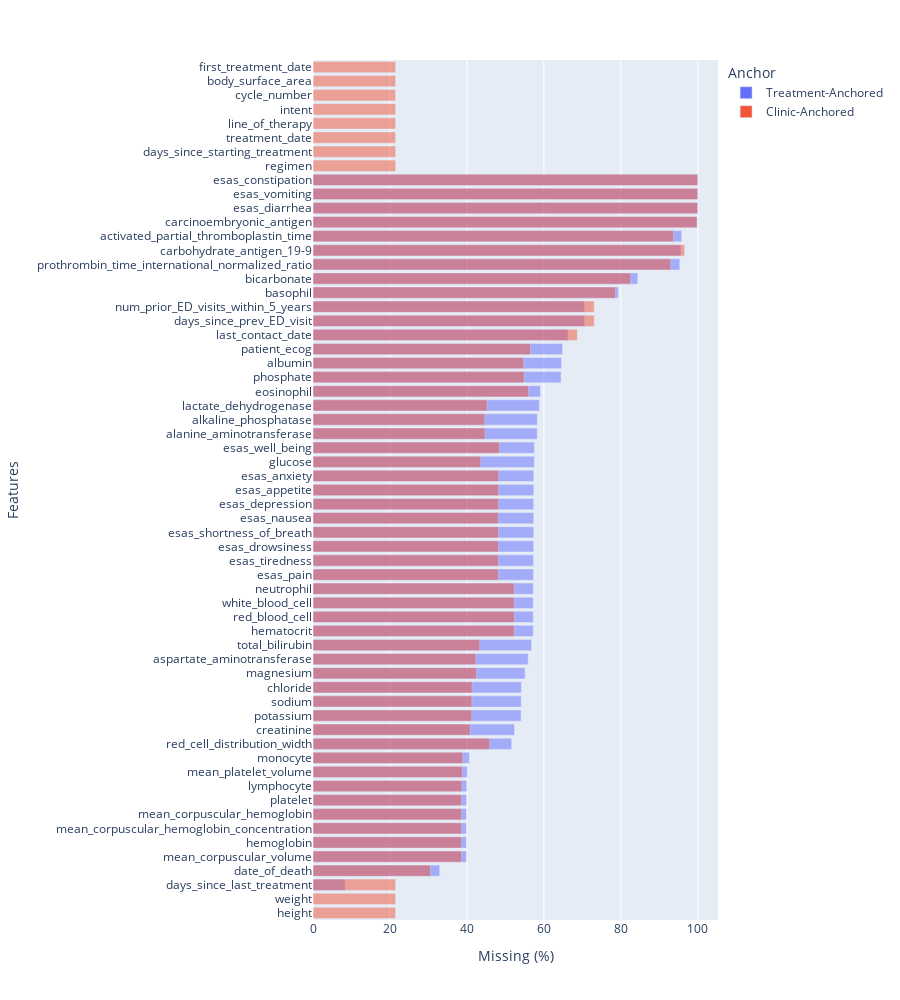

Notebook code for this chart:
### Code cell
# An alternative plot
import plotly.express as px

trt_anchored = pd.read_parquet('./data/processed/treatment_centered_clinical_dataset.parquet.gzip')
clinic_anchored = pd.read_parquet('./data/processed/clinic_centered_feature_dataset.parquet.gzip')
nmissing = pd.concat([get_nmissing(trt_anchored), get_nmissing(clinic_anchored)], keys=['Treatment-Anchored', 'Clinic-Anchored'])
nmissing = nmissing.reset_index(names=['Anchor', 'Features'])
nmissing = nmissing[~nmissing['Features'].isin(DRUG_COLS)]

fig = px.bar(
    nmissing, y='Features', x='Missing (%)', 
    color='Anchor', hover_data=['Missing (N)'], 
    orientation='h', height=1000, barmode='overlay',
    # pattern_shape='Anchor', pattern_shape_sequence=['/', '\\']
)
fig.show()

### Figure 1 — Plotly figure (JSON) as saved in the notebook; plotly's stock layout.template omitted (floating-point values rounded to 4 significant figures)
{"data": [{"alignmentgroup": "True", "customdata": [[12], [12], [9297], [36623], [44349], [44349], [44352], [44371], [44391], [44480], [44648], [45218], [57428], [58228], [60157], [60190], [60235], [61316], [62179], [63184], [63666], [63666], [63666], [63668], [63716], [63744], [63790], [63800], [63805], [63806], [63816], [63818], [63988], [64003], [64818], [64830], [65462], [65743], [71682], [71843], [72141], [73704], [78494], [78494], [88241], [93860], [106011], [106329], [106548], [110979], [111184], [111184], [111184]], "hovertemplate": "Anchor=Treatment-Anchored<br>Missing (%)=%{x}<br>Features=%{y}<br>Missing (N)=%{customdata[0]}<extra></extra>", "legendgroup": "Treatment-Anchored", "marker": {"color": "#636efa", "opacity": 0.5, "pattern": {"shape": ""}}, "name": "Treatment-Anchored", "offsetgroup": "Treatment-Anchored", "orientation": "h", "showlegend": true, "textposition": "auto", "type": "bar", "x": [0.011, 0.011, 8.36, 32.93, 39.88, 39.88, 39.88, 39.9, 39.92, 40.0, 40.15, 40.66, 51.64, 52.36, 54.09, 54.12, 54.16, 55.13, 55.91, 56.81, 57.25, 57.25, 57.25, 57.25, 57.29, 57.32, 57.36, 57.37, 57.37, 57.37, 57.38, 57.38, 57.54, 57.55, 58.28, 58.29, 58.86, 59.12, 64.45, 64.6, 64.87, 66.27, 70.58, 70.58, 79.34, 84.4, 95.32, 95.61, 95.81, 99.79, 99.97, 99.97, 99.97], "xaxis": "x", "y": ["height", "weight", "days_since_last_treatment", "date_of_death", "mean_corpuscular_volume", "hemoglobin", "mean_corpuscular_hemoglobin_concentration", "mean_corpuscular_hemoglobin", "platelet", "lymphocyte", "mean_platelet_volume", "monocyte", "red_cell_distribution_width", "creatinine", "potassium", "sodium", "chloride", "magnesium", "aspartate_aminotransferase", "total_bilirubin", "hematocrit", "red_blood_cell", "white_blood_cell", "neutrophil", "esas_pain", "esas_tiredness", "esas_drowsiness", "esas_shortness_of_breath", "esas_nausea", "esas_depression", "esas_appetite", "esas_anxiety", "glucose", "esas_well_being", "alanine_aminotransferase", "alkaline_phosphatase", "lactate_dehydrogenase", "eosinophil", "phosphate", "albumin", "patient_ecog", "last_contact_date", "days_since_prev_ED_visit", "num_prior_ED_visits_within_5_years", "basophil", "bicarbonate", "prothrombin_time_international_normalized_ratio", "carbohydrate_antigen_19-9", "activated_partial_thromboplastin_time", "carcinoembryonic_antigen", "esas_diarrhea", "esas_vomiting", "esas_constipation"], "yaxis": "y"}, {"alignmentgroup": "True", "customdata": [[8891], [8891], [8891], [8891], [8891], [8891], [8891], [8891], [8891], [8892], [8892], [12634], [15977], [15977], [15977], [15981], [15998], [16015], [16066], [16123], [16898], [17084], [17099], [17124], [17533], [17601], [17941], [18047], [18490], [18515], [18738], [19014], [19944], [19945], [19951], [19967], [19970], [19974], [19981], [19986], [20061], [21660], [21660], [21660], [21660], [22673], [22718], [23184], [23410], [28444], [30268], [30268], [32546], [34187], [38495], [38796], [39998], [41338], [41406], [41406], [41406]], "hovertemplate": "Anchor=Clinic-Anchored<br>Missing (%)=%{x}<br>Features=%{y}<br>Missing (N)=%{customdata[0]}<extra></extra>", "legendgroup": "Clinic-Anchored", "marker": {"color": "#EF553B", "opacity": 0.5, "pattern": {"shape": ""}}, "name": "Clinic-Anchored", "offsetgroup": "Clinic-Anchored", "orientation": "h", "showlegend": true, "textposition": "auto", "type": "bar", "x": [21.47, 21.47, 21.47, 21.47, 21.47, 21.47, 21.47, 21.47, 21.47, 21.47, 21.47, 30.51, 38.58, 38.58, 38.58, 38.59, 38.63, 38.67, 38.8, 38.93, 40.8, 41.25, 41.29, 41.35, 42.34, 42.5, 43.32, 43.58, 44.65, 44.71, 45.25, 45.91, 48.16, 48.16, 48.18, 48.22, 48.22, 48.23, 48.25, 48.26, 48.44, 52.3, 52.3, 52.3, 52.3, 54.75, 54.86, 55.98, 56.53, 68.69, 73.09, 73.09, 78.59, 82.55, 92.96, 93.68, 96.59, 99.82, 99.99, 99.99, 99.99], "xaxis": "x", "y": ["regimen", "days_since_starting_treatment", "treatment_date", "line_of_therapy", "intent", "days_since_last_treatment", "cycle_number", "body_surface_area", "first_treatment_date", "weight", "height", "date_of_death", "mean_corpuscular_volume", "mean_corpuscular_hemoglobin_concentration", "hemoglobin", "mean_corpuscular_hemoglobin", "platelet", "lymphocyte", "mean_platelet_volume", "monocyte", "creatinine", "potassium", "sodium", "chloride", "aspartate_aminotransferase", "magnesium", "total_bilirubin", "glucose", "alkaline_phosphatase", "alanine_aminotransferase", "lactate_dehydrogenase", "red_cell_distribution_width", "esas_tiredness", "esas_pain", "esas_nausea", "esas_drowsiness", "esas_shortness_of_breath", "esas_appetite", "esas_depression", "esas_anxiety", "esas_well_being", "neutrophil", "hematocrit", "white_blood_cell", "red_blood_cell", "albumin", "phosphate", "eosinophil", "patient_ecog", "last_contact_date", "days_since_prev_ED_visit", "num_prior_ED_visits_within_5_years", "basophil", "bicarbonate", "prothrombin_time_international_normalized_ratio", "activated_partial_thromboplastin_time", "carbohydrate_antigen_19-9", "carcinoembryonic_antigen", "esas_diarrhea", "esas_vomiting", "esas_constipation"], "yaxis": "y"}], "layout": {"barmode": "overlay", "height": 1000, "legend": {"title": {"text": "Anchor"}, "tracegroupgap": 0}, "margin": {"t": 60}, "xaxis": {"anchor": "y", "domain": [0, 1], "title": {"text": "Missing (%)"}}, "yaxis": {"anchor": "x", "domain": [0, 1], "title": {"text": "Features"}}}}
